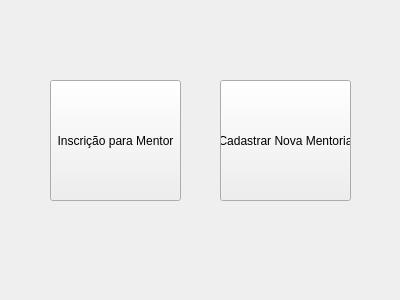
<?xml version="1.0" encoding="UTF-8"?>
<ui version="4.0">
 <class>oferecerMentoria</class>
 <widget class="QDialog" name="oferecerMentoria">
  <property name="geometry">
   <rect>
    <x>0</x>
    <y>0</y>
    <width>400</width>
    <height>300</height>
   </rect>
  </property>
  <property name="windowTitle">
   <string>Oferecer Mentoria</string>
  </property>
  <widget class="QPushButton" name="InscricaoMentor">
   <property name="geometry">
    <rect>
     <x>50</x>
     <y>80</y>
     <width>131</width>
     <height>121</height>
    </rect>
   </property>
   <property name="text">
    <string>Inscrição para Mentor</string>
   </property>
   <property name="autoDefault">
    <bool>false</bool>
   </property>
  </widget>
  <widget class="QPushButton" name="novaMentoria">
   <property name="geometry">
    <rect>
     <x>220</x>
     <y>80</y>
     <width>131</width>
     <height>121</height>
    </rect>
   </property>
   <property name="text">
    <string>Cadastrar Nova Mentoria</string>
   </property>
   <property name="autoDefault">
    <bool>false</bool>
   </property>
  </widget>
  <zorder>novaMentoria</zorder>
  <zorder>InscricaoMentor</zorder>
 </widget>
 <tabstops>
  <tabstop>novaMentoria</tabstop>
  <tabstop>InscricaoMentor</tabstop>
 </tabstops>
 <resources/>
 <connections/>
</ui>
